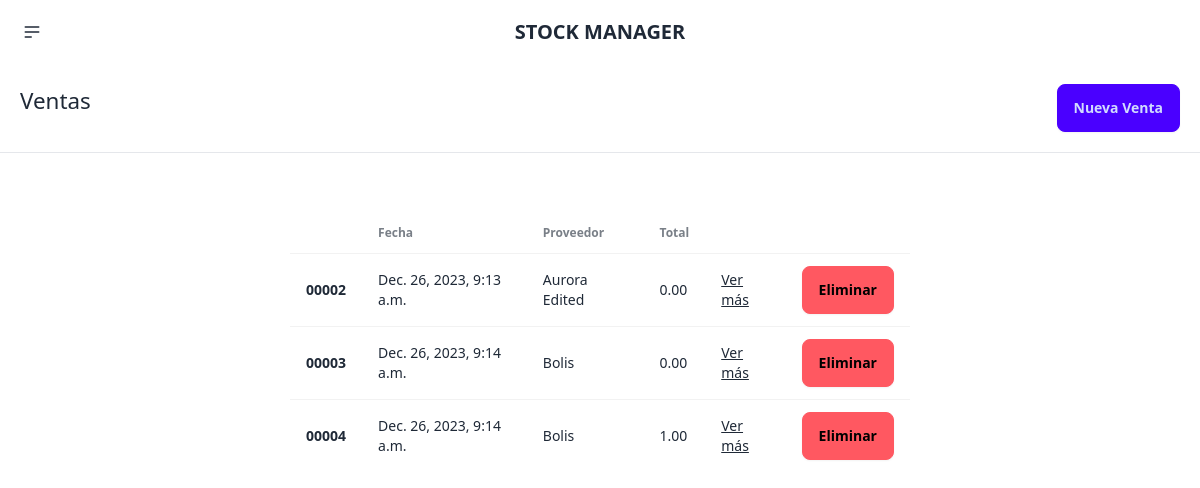
Page /stockmanager/ventas/ on the earlier database version.
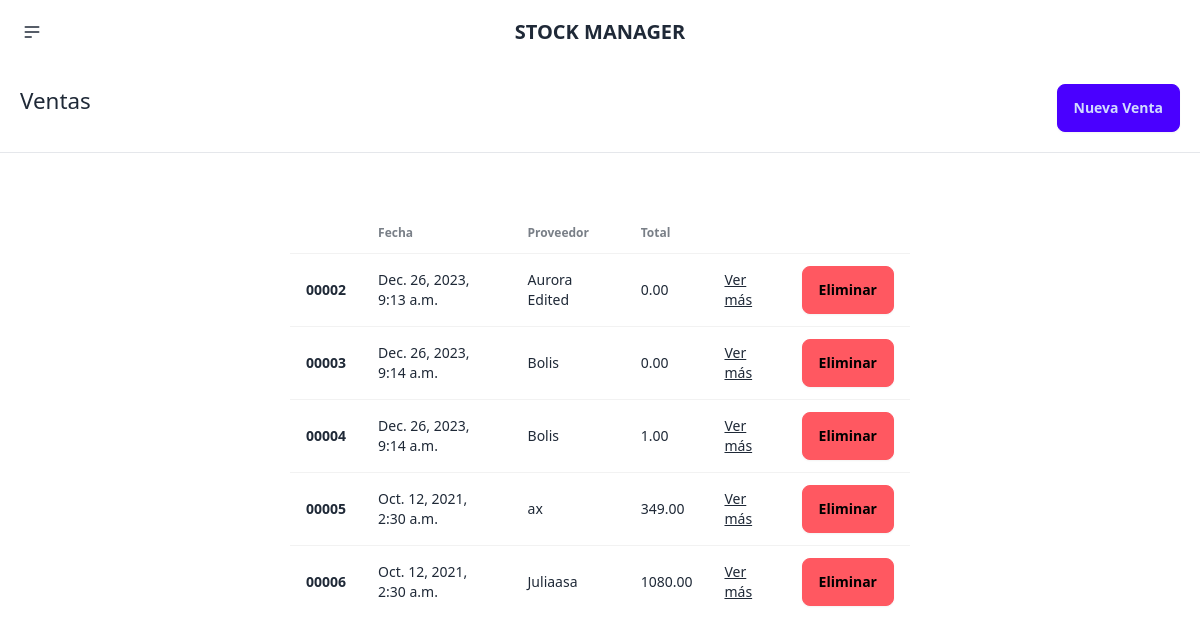
Same page on the later database version.
### stockmanager/models.py (models this page shows, shortened)
class Ventas(models.Model):
    VentaID = models.AutoField(primary_key=True)
    FechaVenta = models.DateTimeField()
    ClienteID = models.ForeignKey(Clientes, on_delete=models.CASCADE)
    Total = models.DecimalField(max_digits=10, decimal_places=2)

class Clientes(models.Model):
    ClienteID = models.AutoField(primary_key=True)
    Imagen = models.ImageField(null=True, blank=True, upload_to="images/")
    Nombre = models.CharField(max_length=255)
    Apellido = models.CharField(max_length=255)
    CorreoElectronico = models.CharField(max_length=255)
    Direccion = models.TextField()

### stockmanager/views.py (the view)
# urls.py: path('ventas/', views.sales_index, name='sales_index'),
def sales_index(response):
    sales = Ventas.objects.all()
    return render(response, 'ventas/index.html', {'sales':sales})

### stockmanager/templates/ventas/index.html (shortened to what this page needs)
{% extends 'layouts/base.html' %}
{% load static %}
{% block content %}
<section class="sub-header">
  <h1 class="titulo-form">Ventas</h1>
  <a href="{% url 'sale_new' %}"><button class="btn btn-primary">Nueva Venta</button></a>
</section>
<hr>
<section class="section-table">
    <div class="overflow-x-auto">
        <table class="table">
          <thead>
            <tr>
              <th></th>
              <th>Fecha</th>
              <th>Proveedor</th>
              <th>Total</th>
            </tr>
          </thead>
          <tbody>
            {% for sale in sales %}
            <tr>
              <th>0000{{sale.VentaID}}</th>
              <td>{{sale.FechaVenta}}</td>
              <td>{{sale.ClienteID.Nombre}}</td>
              <td>{{sale.Total}}</td>
              <td><a class="link" href="{% url 'sale_get' sale.VentaID %}">Ver más</a></td>
              <td> <form action="{% url 'sale_delete' sale.VentaID %}" method="POST">
                <button class="btn btn-error">Eliminar</button>
              </form></td>
            </tr>
            {% endfor %}
          </tbody>
        </table>
      </div>
</section>
{% endblock %}

Differences in the rows shown:
added Ventas: VentaID "5", FechaVenta "Oct. 12, 2021, 2:30 a.m.", ClienteID.Nombre "ax", Total "349.00"
added Ventas: VentaID "6", FechaVenta "Oct. 12, 2021, 2:30 a.m.", ClienteID.Nombre "Juliaasa", Total "1080.00"
